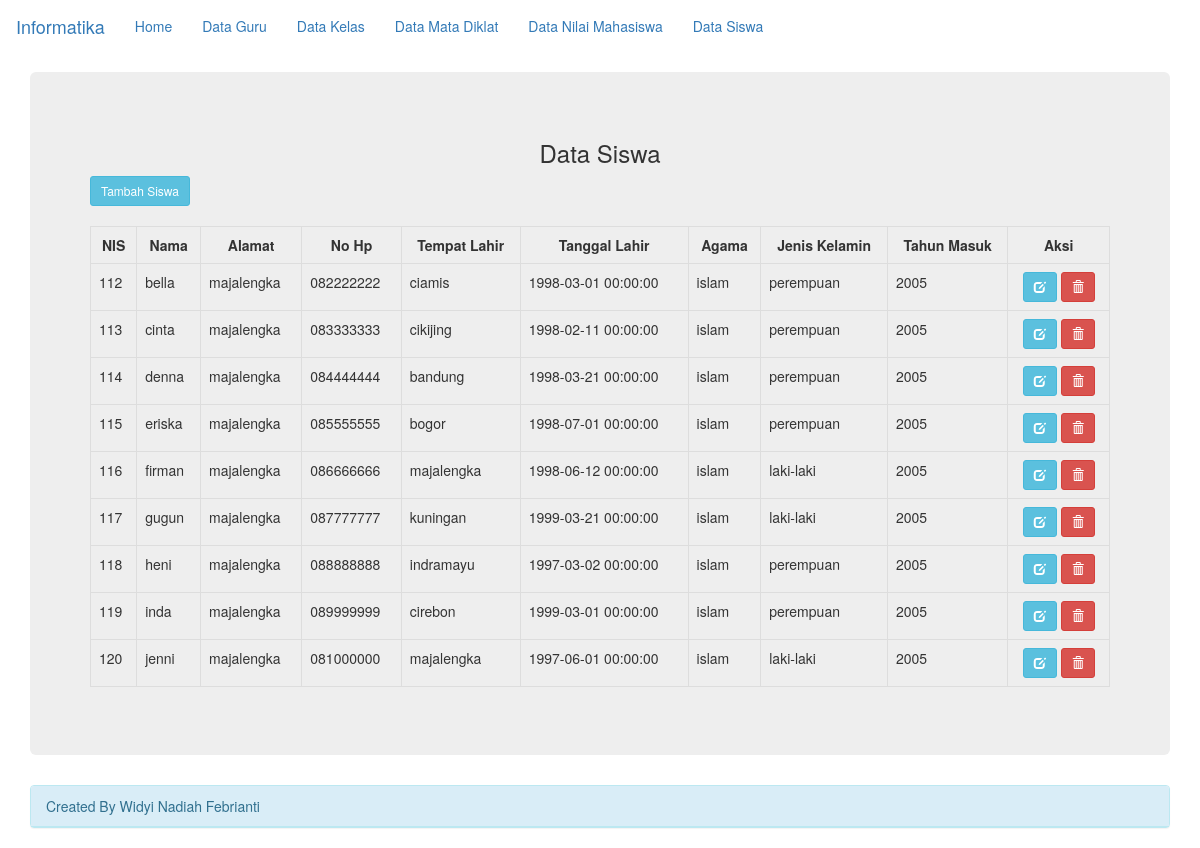
/tugas_widi/index.php?halaman=data_siswa, run on the app's committed database.
### tables this page shows
CREATE TABLE `data_siswa` (
  `nis` int(15) NOT NULL,
  `nama` varchar(100) NOT NULL,
  `alamat` varchar(100) NOT NULL,
  `no_hp` char(15) NOT NULL,
  `tmp_lahir` varchar(100) NOT NULL,
  `tgl_lahir` datetime NOT NULL,
  `agama` varchar(20) NOT NULL,
  `jk` char(15) NOT NULL,
  `thn_masuk` char(9) NOT NULL
);

### tugas_widi/data_siswa.php (the view, shortened to what this page needs)
<?php
include("koneksi.php");
?>
<h3 align="center">Data Siswa</h3>
<a href="?halaman=data_siswa_tambah" class="btn btn-info btn-sm">Tambah Siswa</a><br/><br/>
<div class="table-responsive">
<table class="table table-bordered table-hove">
	<tr>
		<th><center>NIS</center></th>
		<th><center>Nama</center></th>
		<th><center>Alamat</center></th>
		<th><center>No Hp</center></th>
		<th><center>Tempat Lahir</center></th>
		<th><center>Tanggal Lahir</center></th>
		<th><center>Agama</center></th>
		<th><center>Jenis Kelamin</center></th>
		<th><center>Tahun Masuk</center></th>
		<th><center>Aksi</center></th>
	</tr>
<?php
	$query=("SELECT * FROM data_siswa");
	$lihat = mysqli_query($koneksi, $query) or die('Error, query failed,'.mysqli_error());
	while($r=mysqli_fetch_array($lihat)){
?>
	<tr>
		<td><?php echo"$r[nis]";?></td>
		<td><?php echo"$r[nama]";?></td>
		<td><?php echo"$r[alamat]";?></td>
		<td><?php echo"$r[no_hp]";?></td>
		<td><?php echo"$r[tmp_lahir]";?></td>
		<td><?php echo"$r[tgl_lahir]";?></td>
		<td><?php echo"$r[agama]";?></td>
		<td><?php echo"$r[jk]";?></td>
		<td><?php echo"$r[thn_masuk]";?></td>
		<td align="center">
			<a href="?halaman=data_siswa_edit&nis=<?php echo"$r[nis]";?>" title="Edit Data"
			class="btn btn-info btn-sm"><span class="glyphicon glyphicon-edit" aria-hidden="true"></span></a>
			<a href="?halaman=data_siswa_delete&nis=<?php echo"$r[nis]";?>" onclick="return confirm('Apakah anda akan menghapus data ini ? Klik OK untuk menghapus')" title="Hapus Data"
			class="btn btn-danger btn-sm"><span class="glyphicon glyphicon-trash" aria-hidden="true"></span></a>
	</tr>
<?php
} ?>
</table>
</div>

### data on the page
data_siswa: nis "112", nama "bella", alamat "majalengka", no_hp "082222222", tmp_lahir "ciamis", tgl_lahir "1998-03-01 00:00:00", agama "islam", jk "perempuan", thn_masuk "2005"
data_siswa: nis "113", nama "cinta", alamat "majalengka", no_hp "083333333", tmp_lahir "cikijing", tgl_lahir "1998-02-11 00:00:00", agama "islam", jk "perempuan", thn_masuk "2005"
data_siswa: nis "114", nama "denna", alamat "majalengka", no_hp "084444444", tmp_lahir "bandung", tgl_lahir "1998-03-21 00:00:00", agama "islam", jk "perempuan", thn_masuk "2005"
data_siswa: nis "115", nama "eriska", alamat "majalengka", no_hp "085555555", tmp_lahir "bogor", tgl_lahir "1998-07-01 00:00:00", agama "islam", jk "perempuan", thn_masuk "2005"
data_siswa: nis "116", nama "firman", alamat "majalengka", no_hp "086666666", tmp_lahir "majalengka", tgl_lahir "1998-06-12 00:00:00", agama "islam", jk "laki-laki", thn_masuk "2005"
data_siswa: nis "117", nama "gugun", alamat "majalengka", no_hp "087777777", tmp_lahir "kuningan", tgl_lahir "1999-03-21 00:00:00", agama "islam", jk "laki-laki", thn_masuk "2005"
data_siswa: nis "118", nama "heni", alamat "majalengka", no_hp "088888888", tmp_lahir "indramayu", tgl_lahir "1997-03-02 00:00:00", agama "islam", jk "perempuan", thn_masuk "2005"
data_siswa: nis "119", nama "inda", alamat "majalengka", no_hp "089999999", tmp_lahir "cirebon", tgl_lahir "1999-03-01 00:00:00", agama "islam", jk "perempuan", thn_masuk "2005"
data_siswa: nis "120", nama "jenni", alamat "majalengka", no_hp "081000000", tmp_lahir "majalengka", tgl_lahir "1997-06-01 00:00:00", agama "islam", jk "laki-laki", thn_masuk "2005"
